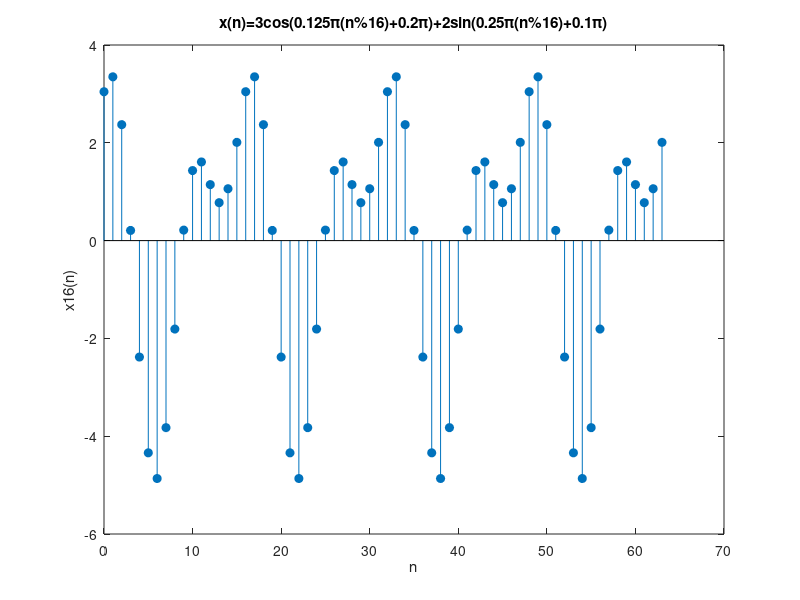

The MATLAB source for this figure:
%将2_1c中的X(n)扩展为以16为周期的函数X_16(n)=X(n+16)，绘出四个周期
n=0:63;
x=3*cos(0.125*pi*rem(n,16)+0.2*pi)+2*sin(0.25*pi*rem(n,16)+0.1*pi);
stem(n,x,'fill');
title('x(n)=3cos(0.125\pi(n%16)+0.2\pi)+2sin(0.25\pi(n%16)+0.1\pi)');
xlabel('n');
ylabel('x16(n)');
